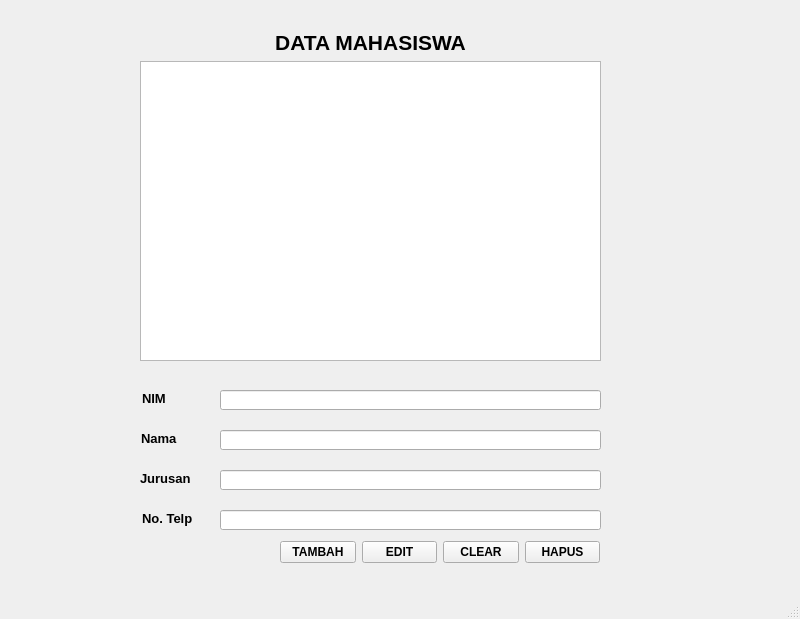
<?xml version="1.0" encoding="UTF-8"?>
<ui version="4.0">
 <class>MainWindow</class>
 <widget class="QMainWindow" name="MainWindow">
  <property name="geometry">
   <rect>
    <x>0</x>
    <y>0</y>
    <width>800</width>
    <height>619</height>
   </rect>
  </property>
  <property name="windowTitle">
   <string>MainWindow</string>
  </property>
  <widget class="QWidget" name="centralwidget">
   <widget class="QLabel" name="label_2">
    <property name="geometry">
     <rect>
      <x>142</x>
      <y>390</y>
      <width>24</width>
      <height>16</height>
     </rect>
    </property>
    <property name="font">
     <font>
      <pointsize>10</pointsize>
      <weight>75</weight>
      <bold>true</bold>
     </font>
    </property>
    <property name="text">
     <string>NIM</string>
    </property>
   </widget>
   <widget class="QLabel" name="label_3">
    <property name="geometry">
     <rect>
      <x>141</x>
      <y>430</y>
      <width>39</width>
      <height>16</height>
     </rect>
    </property>
    <property name="font">
     <font>
      <pointsize>10</pointsize>
      <weight>75</weight>
      <bold>true</bold>
     </font>
    </property>
    <property name="text">
     <string>Nama</string>
    </property>
   </widget>
   <widget class="QLabel" name="label_4">
    <property name="geometry">
     <rect>
      <x>140</x>
      <y>470</y>
      <width>57</width>
      <height>16</height>
     </rect>
    </property>
    <property name="font">
     <font>
      <pointsize>10</pointsize>
      <weight>75</weight>
      <bold>true</bold>
     </font>
    </property>
    <property name="text">
     <string>Jurusan</string>
    </property>
   </widget>
   <widget class="QLabel" name="label_5">
    <property name="geometry">
     <rect>
      <x>142</x>
      <y>510</y>
      <width>50</width>
      <height>16</height>
     </rect>
    </property>
    <property name="font">
     <font>
      <pointsize>10</pointsize>
      <weight>75</weight>
      <bold>true</bold>
     </font>
    </property>
    <property name="text">
     <string>No. Telp</string>
    </property>
   </widget>
   <widget class="QLineEdit" name="lineEdit">
    <property name="geometry">
     <rect>
      <x>220</x>
      <y>390</y>
      <width>381</width>
      <height>20</height>
     </rect>
    </property>
   </widget>
   <widget class="QLineEdit" name="lineEdit_2">
    <property name="geometry">
     <rect>
      <x>220</x>
      <y>430</y>
      <width>381</width>
      <height>20</height>
     </rect>
    </property>
   </widget>
   <widget class="QLineEdit" name="lineEdit_3">
    <property name="geometry">
     <rect>
      <x>220</x>
      <y>470</y>
      <width>381</width>
      <height>20</height>
     </rect>
    </property>
   </widget>
   <widget class="QLineEdit" name="lineEdit_4">
    <property name="geometry">
     <rect>
      <x>220</x>
      <y>510</y>
      <width>381</width>
      <height>20</height>
     </rect>
    </property>
   </widget>
   <widget class="QWidget" name="">
    <property name="geometry">
     <rect>
      <x>140</x>
      <y>30</y>
      <width>461</width>
      <height>331</height>
     </rect>
    </property>
    <layout class="QVBoxLayout" name="verticalLayout">
     <item>
      <widget class="QLabel" name="label">
       <property name="font">
        <font>
         <pointsize>16</pointsize>
         <weight>75</weight>
         <bold>true</bold>
        </font>
       </property>
       <property name="text">
        <string>DATA MAHASISWA</string>
       </property>
       <property name="alignment">
        <set>Qt::AlignCenter</set>
       </property>
      </widget>
     </item>
     <item>
      <widget class="QTextEdit" name="textEdit"/>
     </item>
    </layout>
   </widget>
   <widget class="QWidget" name="">
    <property name="geometry">
     <rect>
      <x>280</x>
      <y>540</y>
      <width>320</width>
      <height>25</height>
     </rect>
    </property>
    <layout class="QHBoxLayout" name="horizontalLayout">
     <item>
      <widget class="QPushButton" name="pushButton">
       <property name="font">
        <font>
         <weight>75</weight>
         <bold>true</bold>
        </font>
       </property>
       <property name="text">
        <string>TAMBAH</string>
       </property>
      </widget>
     </item>
     <item>
      <widget class="QPushButton" name="pushButton_2">
       <property name="font">
        <font>
         <weight>75</weight>
         <bold>true</bold>
        </font>
       </property>
       <property name="text">
        <string>EDIT</string>
       </property>
      </widget>
     </item>
     <item>
      <widget class="QPushButton" name="pushButton_3">
       <property name="font">
        <font>
         <weight>75</weight>
         <bold>true</bold>
        </font>
       </property>
       <property name="text">
        <string>CLEAR</string>
       </property>
      </widget>
     </item>
     <item>
      <widget class="QPushButton" name="pushButton_4">
       <property name="font">
        <font>
         <weight>75</weight>
         <bold>true</bold>
        </font>
       </property>
       <property name="text">
        <string>HAPUS</string>
       </property>
      </widget>
     </item>
    </layout>
   </widget>
  </widget>
  <widget class="QMenuBar" name="menubar">
   <property name="geometry">
    <rect>
     <x>0</x>
     <y>0</y>
     <width>800</width>
     <height>21</height>
    </rect>
   </property>
  </widget>
  <widget class="QStatusBar" name="statusbar"/>
 </widget>
 <resources/>
 <connections/>
</ui>
